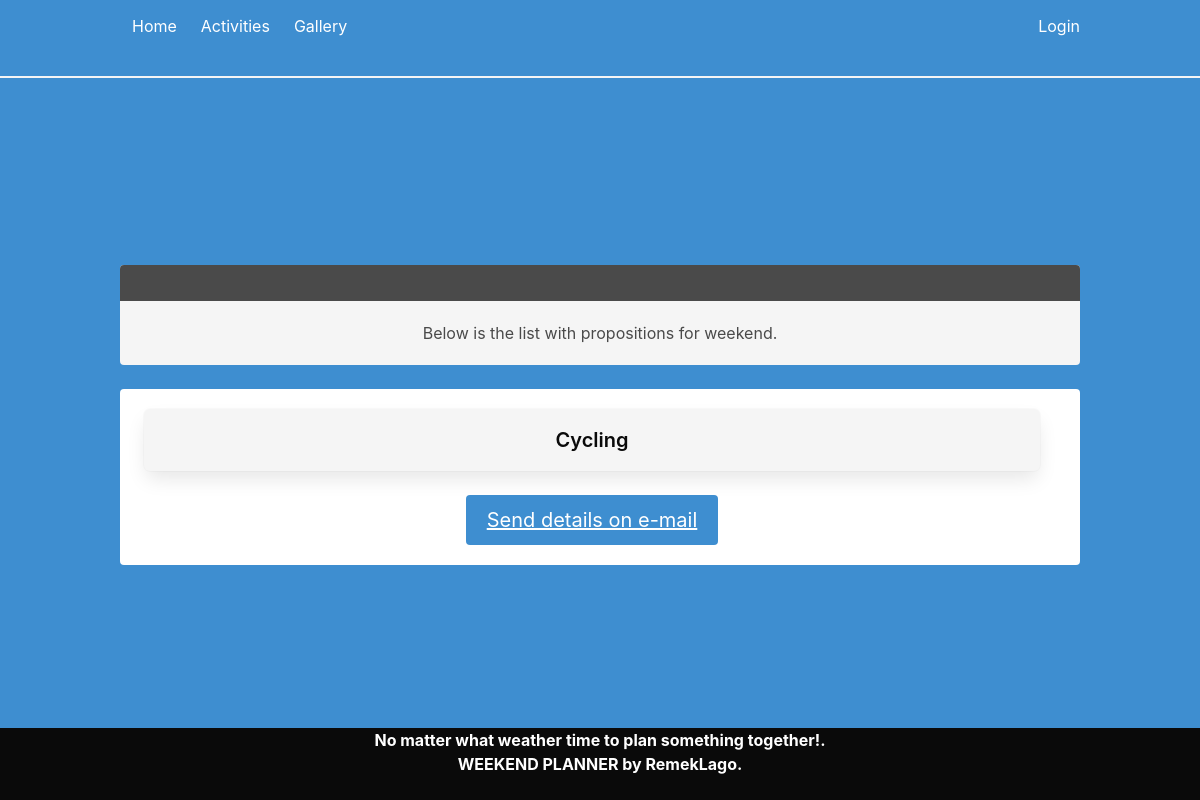
The app's page /chosen_activities, older data.
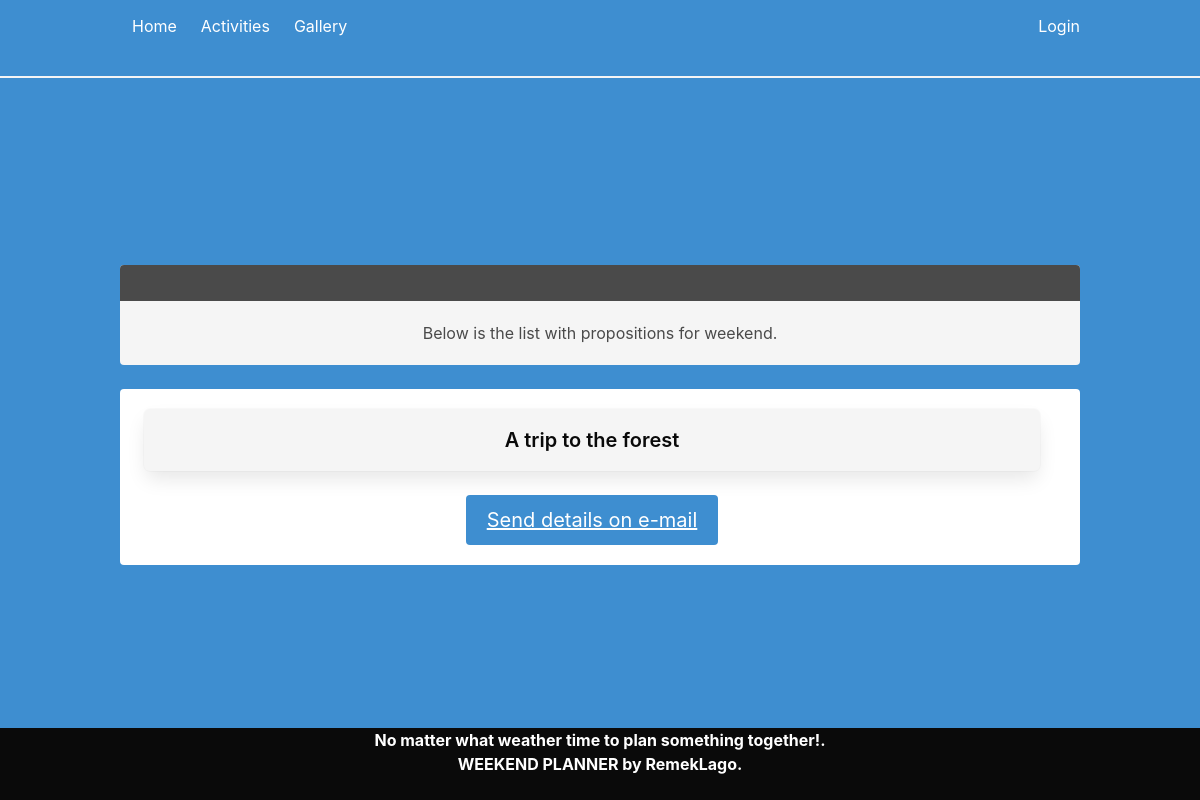
The same page, newer data.
### app/models.py (models this page shows, shortened)
class ChosenActivitiesTable(db.Model):
    id = db.Column(db.Integer, primary_key=True)
    chosen_activity_name = db.Column(db.String(500), nullable=False)
    chosen_status = db.Column(db.Boolean)
    chosen_activity_timestamp = db.Column(db.DateTime, index=True, default=datetime.utcnow)

### app/routes.py (the view)
@app.route("/chosen_activities", methods=["GET", "POST"])
def chosen_activities():
    form = ActivitiesTable()
    user = User.query.all()
    chosen_activities = ChosenActivitiesTable.query.filter(ChosenActivitiesTable.chosen_status==True).all()
    return render_template("chosen_activities.html", title='Users activities',
    chosen_activities=chosen_activities, user=user, form=form,)

### app/routes.py (called while the page is built)
@app.before_request
def before_request():
    if current_user.is_authenticated:
        current_user.last_seen = datetime.utcnow()
        db.session.commit()

### app/templates/chosen_activities.html (shortened to what this page needs)
{% extends "base.html" %}
{% block content %}
<article class="message">
    <div class="message-header is-size-4">
    </div>
    <div class="message-body">
        Below is the list with propositions for weekend. <br>
    </div>
</article>
<form action="" method="post">
    <div class="notification is-gapless has-background-white">
        {% for chosen in chosen_activities %}
            <div class="box title is-5 has-text-black has-background-light">
                <p>{{ chosen.chosen_activity_name }}</p>
            </div>
        {% endfor %}
        <div>
            <a href = "#"> <button class="button is-inline is-block is-info is-medium">Send details on e-mail</button> </a>
        </div>
    </div>
</form>
{% endblock %}

### app/templates/base.html (shortened to what this page needs)
<!DOCTYPE html>
<html>
<head>
    <link rel="stylesheet" href="https://cdnjs.cloudflare.com/ajax/libs/bulma/0.7.2/css/bulma.min.css" />
</head>
<body>
    <section class="hero is-info is-fullheight">
        <div class="hero-head">
            <nav class="navbar">
                <div class="container">
                    <div id="navbarMenuHeroA" class="navbar-menu">
                        <div class="navbar-start">
                            <a href="{{ url_for('index') }}" class="navbar-item">
                                Home
                            </a>
                            <a href="{{ url_for('activities') }}" class="navbar-item">
                                Activities
                            </a>
                            <a href="{{ url_for('gallery') }}" class="navbar-item">
                                Gallery
                            </a>
                        </div>
                        <div class="navbar-end">
                            {% if current_user.is_anonymous %}
                            <a href="{{ url_for('login') }}" class="navbar-item">
                                Login
                            </a>
                            {% endif %}
                        </div>
                    </div>
                </div>
            </nav>
        </div>
        <hr>
        <div class="hero-body">
            <div class="container has-text-centered">
                {% block content %}
                {% endblock %}
            </div>
        </div>
        <footer class="px-1 has-background-black">
            <div class="content has-text-centered">
                <p>
                    <strong>No matter what weather time to plan something together!<strong>.<br>
                            <strong>WEEKEND PLANNER</strong> by <a>RemekLago</a>.
                </p>
            </div>
        </footer>
    </section>
</body>
</html>

Row changes from the older to the newer data that the page shows:
removed ChosenActivitiesTable: chosen_activity_name "Cycling"
added ChosenActivitiesTable: chosen_activity_name "A trip to the forest"
